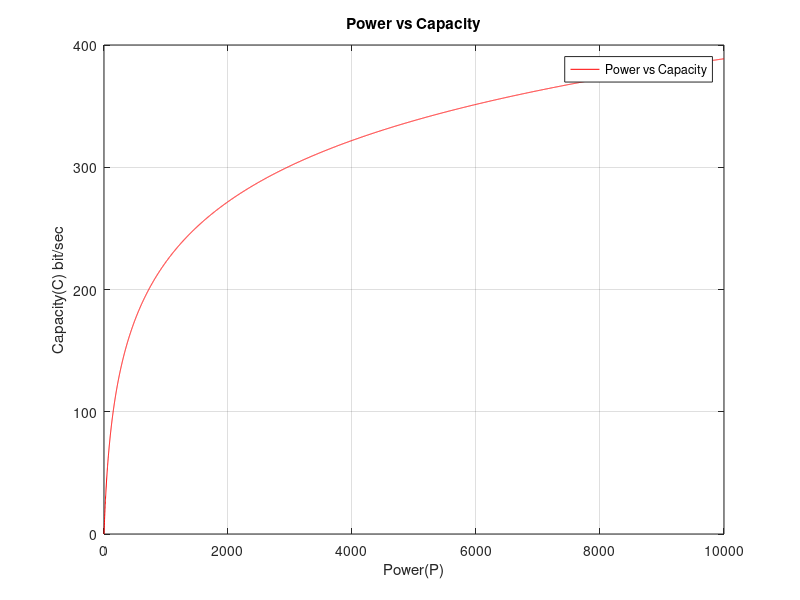

Recreate this plot in MATLAB.
%Power vs Capacity;
B = 51;
N0 = 1;
P = [0:10^4];
C = B.*log2(1+P./(N0*B));
plot(P,C,'r')
xlabel('Power(P)');
ylabel('Capacity(C) bit/sec');  
title('Power vs Capacity')
legend('Power vs Capacity');
grid on;